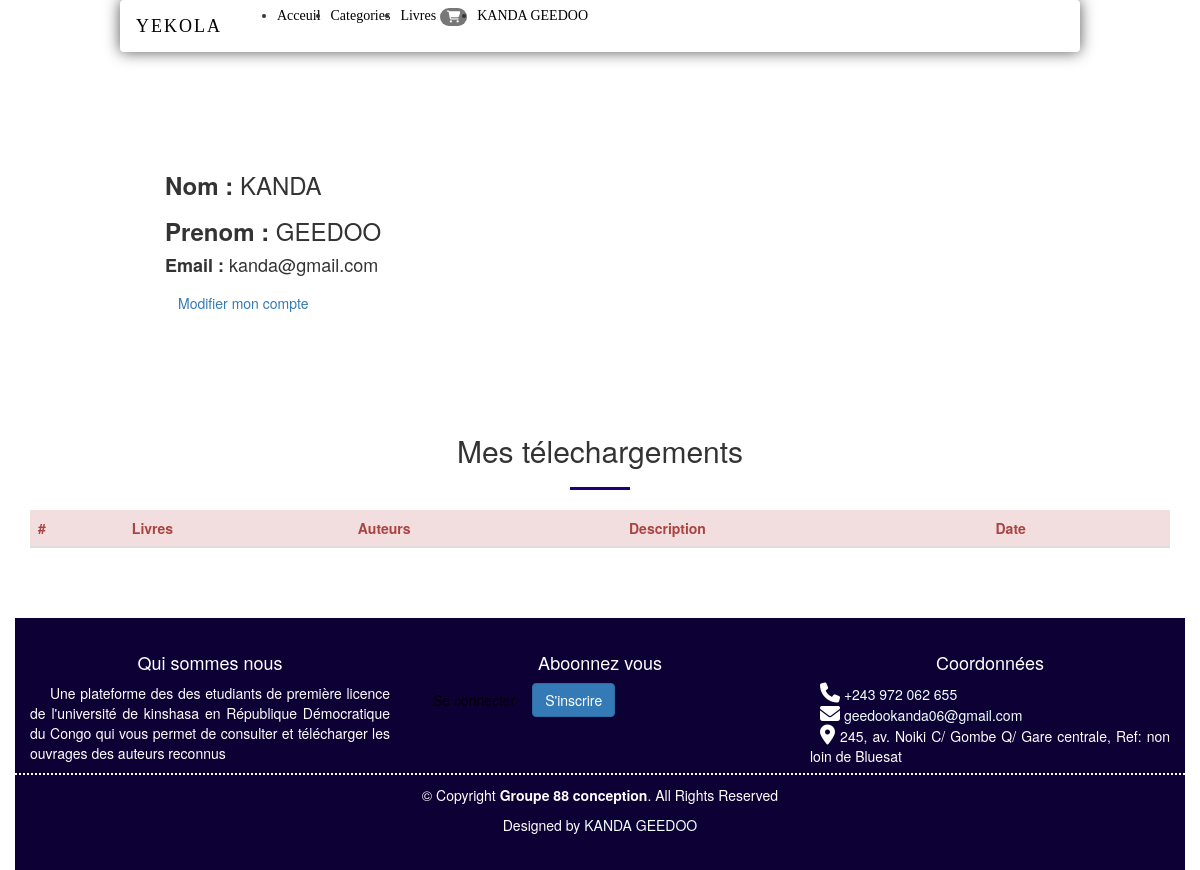
The page /profil.php (signed in) on the database its author committed.
### tables this page shows
CREATE TABLE `users` (
  `id` int(11) NOT NULL,
  `nom` varchar(60) NOT NULL,
  `prenom` varchar(60) NOT NULL,
  `email` varchar(100) NOT NULL,
  `password` varchar(100) NOT NULL,
  `status` int(11) NOT NULL DEFAULT 0,
  `create_at` datetime NOT NULL DEFAULT current_timestamp()
);

### profil.php (the view, shortened to what this page needs)
<?php
    include 'header.php';
            ?>
    <div class="container" id="corps">
        <div class="row">
            <?php
           if(isset($_SESSION['online'])){
            $veri = $_SESSION['online'];
            $req4 = $DB->query("SELECT * FROM users WHERE email = '$veri'");
            while( $data4 = $req4 -> fetch()){
                ?>
                <div class="col-lg-12 col-md-12 col-sm-12 col-xs-12" data-aos="fade-up" style="padding-left:150px">
                    <h3> <strong>Nom : </strong> <?php echo(strtoupper($data4['nom']))?></h3>
                    <h3> <strong>Prenom : </strong> <?php echo(strtoupper($data4['prenom']))?></h3>
                    <h4> <strong>Email : </strong><?php echo($data4['email'])?></h4>
                    <a href="modifuser.php?id=<?php echo($data4['id'])?>" class="btn btn-outline-primary">Modifier mon compte</a>
                </div>    <?php
            }
        }
    ?>
                <div class="col-lg-12 col-md-12 col-sm-12 col-xs-12" data-aos="fade-up" style="margin-top : 50px">
                <nav class="titre">Mes télechargements </nav>
            <span class="ligne"></span>
                <table class="table">
                <thead>
                    <tr>
                        <th class="aler alert-danger">#</th>
                        <th class="aler alert-danger">Livres</th>
                        <th class="aler alert-danger">Auteurs</th>
                        <th class="aler alert-danger">Description</th>
                        <th class="aler alert-danger">Date</th>
                    </tr>
                </thead>
            </table>
                </div>
        </div>
    </div>
        <?php
            include 'footer.php';
        ?>

### header.php (shortened to what this page needs)
<?php
    $host ='localhost';
    $username = 'root';
    $password = '';
    $database = 'yekola';
    $DB = new PDO('mysql:host='.$host.';dbname='.$database, $username, $password,
    array(PDO::MYSQL_ATTR_INIT_COMMAND => 'SET NAMES UTF8', PDO::ATTR_ERRMODE => PDO::ERRMODE_WARNING ));
?>
<!DOCTYPE html>
<html lang="fr">
<head>
    <link rel="stylesheet" href="css/style.css">
    <link rel="stylesheet" href="bootstrap/css/bootstrap.min.css">
    <link rel="stylesheet" href="fontawesome-free\css\all.min.css">
    <link rel="stylesheet" href="aos-master/dist/aos.css">
</head>
<body>
    <nav class="navbar navbar-expand-md fixed-top">
        <div class="container-fluid">
            <a href="index.php" class="navbar-brand">
                YEKOLA
            </a>
            <div class="collapse navbar-collapse" id="liens">
                <ul class="navbar-nav ml-auto">
                    <li class="nav-item active">
                        <a href="index.php" class="nav-link">Acceuil</a>
                    </li>
                    <li class="nav-item dropdown">
                        <a class="nav-link dropdown-toggle" href="#" id="navbardrop" data-toggle="dropdown">
                            Categories
                        </a>
                    </li>
                    <li class="nav-item dropdown">
                        <a class="nav-link dropdown-toggle" href="#" id="navbardrop" data-toggle="dropdown">
                            Livres <span class="badge badge-success"><i class="fa fa-shopping-cart"></i> <?php
                            if(!empty($_SESSION['panier'])){
                                echo(array_sum($_SESSION['panier']));
                            }?></span>
                        </a>
                    </li>
                    <?php if(isset($_SESSION['online'])){
                        ?>
                        <li class="nav-item dropdown">
                            <a class="nav-link dropdown-toggle" href="#" id="navbardrop" data-toggle="dropdown">
                            <?php
                            $veri = $_SESSION['online'];
                            $req1 = $DB->query("SELECT * FROM users WHERE email = '$veri'");
                            while( $data = $req1 -> fetch()){
                                $user = $data['nom'].' '. $data['prenom'];
                                echo(strtoupper($user));
                            }
                        ?>
                            </a>
                        </li>
                        <?php
                    }
                    ?>
                </ul>
            </div>
        </div>
    </nav>

### css/style.css (style rules this page uses)
:root { --ycolor : #1F007A; }
.navbar-expand-md { background-color: white; width: 80%; margin-left: 10%; font-family: 'Times New Roman', Times, serif; box-shadow: 0px 0px 15px rgb(85, 84, 84); }
.nav-item { margin-top: 5px; margin-bottom: 5px; margin-right: 10px; }
.nav-link { color: black; }
.navbar-brand { font-size: 100px; color: black; letter-spacing: 2px; }
#corps { margin-top: 100px; }
.titre { font-size: 30px; text-align: center; margin-bottom: 15px; margin-top: 60px; }
.ligne { display: block; width: 60px; height: 3px; background: var(--ycolor); margin: 0px auto 20px; }

### rows shown on the page
users: user "KANDA GEEDOO", nom "KANDA", prenom "GEEDOO", email "kanda@gmail.com"
